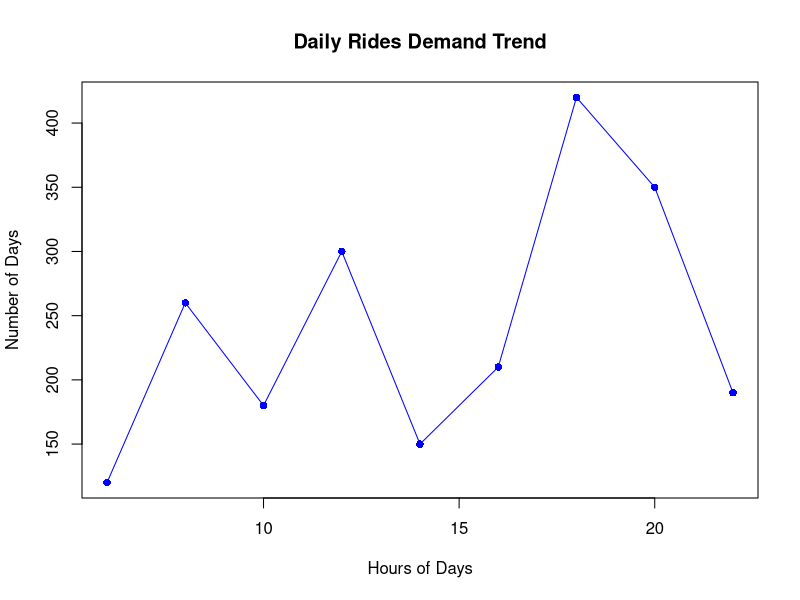
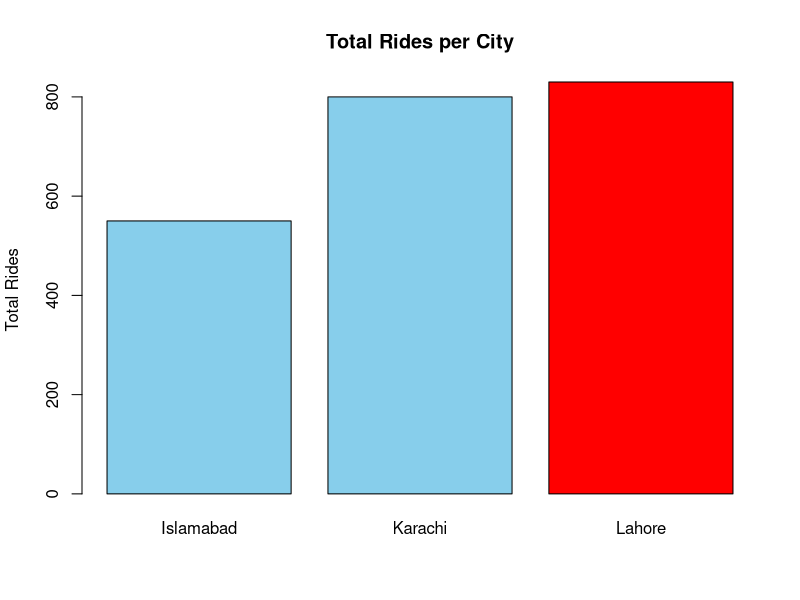
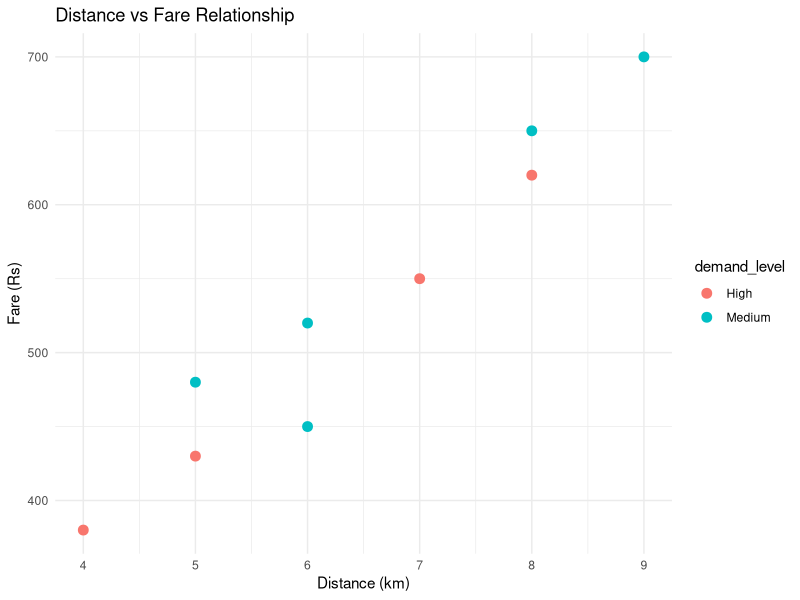
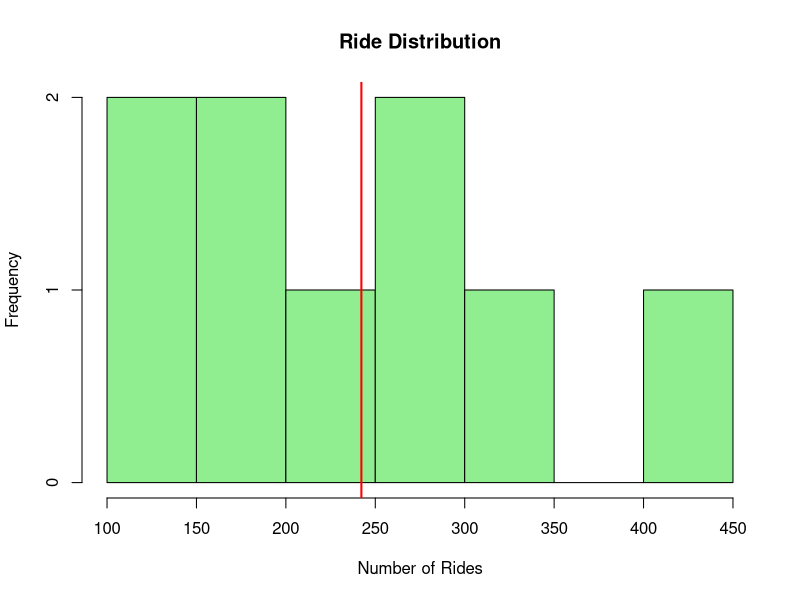
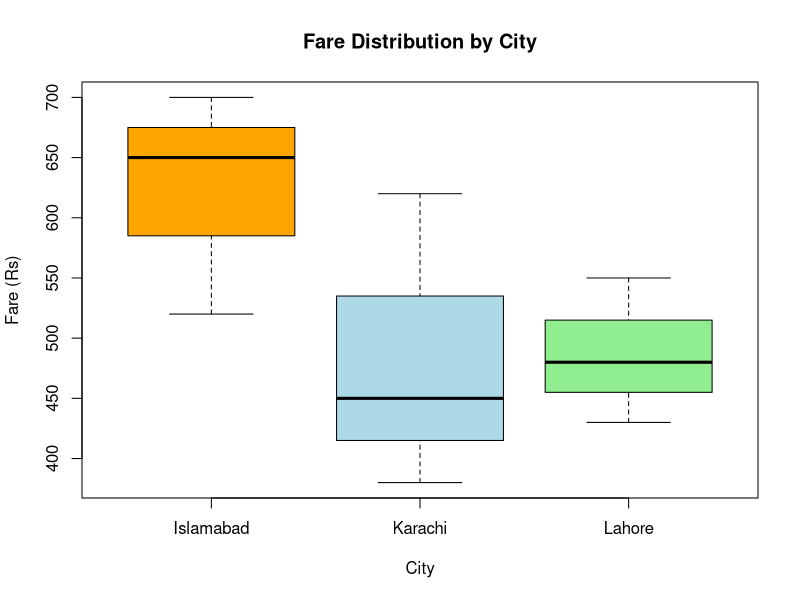

R code for these plots, in order:
rides_data <- data.frame(
  hour = c(6,8,10,12,14,16,18,20,22),
  city = c("Karachi","Karachi","Lahore","Lahore","Islamabad",
           "Islamabad","Karachi","Lahore","Islamabad"),
  rides = c(120, 260, 180, 300, 150, 210, 420, 350, 190),
  distance_km = c(6, 8, 5, 7, 9, 6, 4, 5, 8),
  fare_rs = c(450, 620, 480, 550, 700, 520, 380, 430, 650),
  demand_level = c("Medium","High","Medium","High","Medium",
                   "Medium","High","High","Medium")
)


# Task 1: Daily Ride Demand Trend (Line Chart)
plot(rides_data$hour , rides_data$rides,
     type = "o",
     col= "blue",
     pch = 16, 
     xlab = "Hours of Days",
     ylab = "Number of Days",
     main = "Daily Rides Demand Trend"
     )

#Task 2: City-wise Ride Comparison (Bar Chart)
city_rides <- aggregate(rides ~ city, data = rides_data, sum)

max_city <- city_rides[which.max(city_rides$rides), ]
bar_colors <- ifelse(city_rides$city == max_city$city, "red", "skyblue")

barplot(city_rides$rides,
        names.arg = city_rides$city,
        col = bar_colors,
        main = "Total Rides per City",
        ylab = "Total Rides")

# Task 3: Distance vs Fare Relationship (Scatter Plot)
install.packages("ggplot2")

library(ggplot2)

ggplot(rides_data, aes(x = distance_km, y = fare_rs, color = demand_level)) +
  geom_point(size = 3) +
  labs(title = "Distance vs Fare Relationship",
       x = "Distance (km)",
       y = "Fare (Rs)") +
  theme_minimal()



# Task 4: Ride Distribution Analysis (Histogram)

hist(rides_data$rides,
     col = "lightgreen",
     main = "Ride Distribution",
     xlab = "Number of Rides")

abline(v = mean(rides_data$rides),
       col = "red",
       lwd = 2 
       )

# Task 5: City Performance Comparison (Box Plot)
boxplot(fare_rs ~ city,
        data = rides_data,
        col = c("orange","lightblue","lightgreen"),
        main = "Fare Distribution by City",
        xlab = "City",
        ylab = "Fare (Rs)")

  
